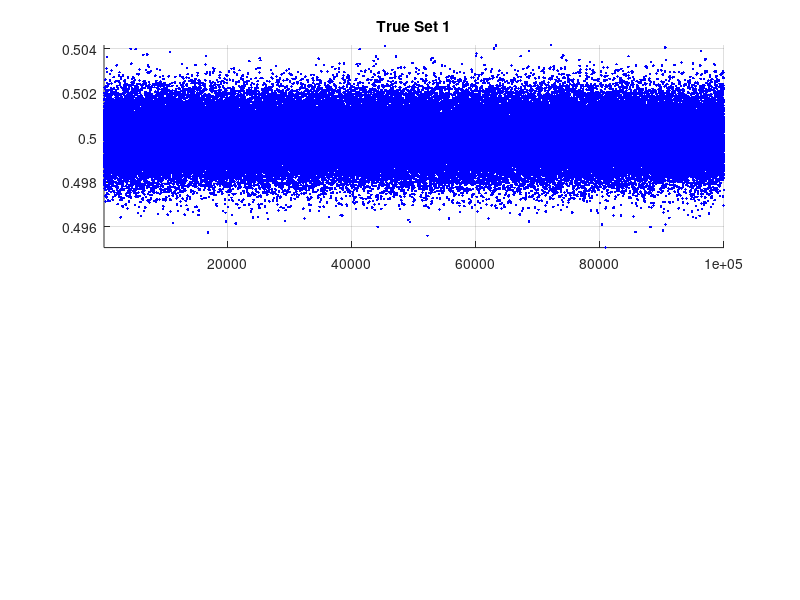

Recreate this plot in MATLAB. (Note: this script raises an error after producing the figure.)
%%
%  ME3023 - mech meas sys 
%  Tristan Hill - March 12, 2018 - November 03, 2020 
%  Probability and Statistics - Quiz 11 - Part 1
%%

clear variables
close all
clc

%% Suppose a ball bearing factory makes M ball bearings 
% generate random data sets
M=100000;  % total bearings made 

ts_num=1;
ts_str=sprintf('true_set%d',ts_num);

dia=0.5; % nominal mean of the bearings
x_bar=dia;
sigma=.001;

true_set=normrnd(dia,sigma,1,M);



% save(ts_str,'true_set') 

% ts_data=load(ts_str,'true_set');
% true_set=ts_data.true_set;

%% show the data for each sample
xmin=min(true_set);
xmax=max(true_set);
dx=0.0005;

figure(1)
subplot(2,1,1);hold on
plot(true_set,'b.')
axis([1,M,xmin,xmax])
grid on

tstr=sprintf('True Set %d',ts_num);

fstr=sprintf('true_set%d',ts_num);

k=1;
fid=fopen(fstr,'w');
for i=1:50
    for j=1:20
        fprintf(fid,'%.4f ',true_set(k));
        k=k+1;
    end
    fprintf(fid,'\n');
end
title(tstr)




%% sample N ball bearings for quality control


for ms_num=1:4
    ms_str=sprintf('measured_set%d',ms_num);

    num_samples=[10 100 1000 10000];

    N=num_samples(ms_num);


    % sample with a for loop and random integers
    for i=1:N

        measured_set(i)=true_set(randi(M,1,1));

    end

    save(ms_str,'measured_set')

    % or use a pre-sampled set from a file
    % ms_data=load(ms_str,'measured_set')
    % measured_set=ms_data.measured_set;

%     subplot(2,1,2)
%     plot(measured_set,'r.')
%     axis([1,N,xmin,xmax])
%     grid on

%     tstr=sprintf('Measured Set %d',ms_num);
%     title(tstr)

%     fo_str=sprintf('topic2_measured_fig%d.png',ms_num);
%     set(gcf, 'Position', get(0, 'Screensize'));
%     print(fo_str,'-dpng')
    %% show as a frequency histogram

    % K=1.87*(N-1)^0.40+1;
    K=N^0.5;
    % bw=(max(measured_set)-min(measured_set))/K;

    figure(ms_num);
    sgstr=sprintf('Frequency Histogram - Number of Samples: %.0f',N)    
    sgtitle(sgstr)
    
    for bw_num=1:5

        bw=[.005 .001 .0005 .0001 .00005]; % bin width
        hh=[10 8  5  3  2
            70 40 25 10 6
            600 400 300 75 40
            6000 4000 2000 500 300]; % histogram plot height

        
        subplot(5,1,bw_num)
        histogram(measured_set,'BinWidth',bw(bw_num))

        % % axis 1 is the time plot
        % ax1 = axes('Parent',f,'Units','normalized','Position',[.2 .6 .6 .3]);
        % grid(ax1,'on')
        % set(ax1,'XLim',[0,10],'YLim',[-.2,.2])



        grid on
        % axis([xmin xmax 0 hh(ms_num,bw_num)])
        ylim([0 hh(ms_num,bw_num)])
        set(gca,'XTick',xmin:dx:xmax)

        lstr=sprintf('measured variable, x (in) - Bin Width: %0.5f',bw(bw_num))
        xlabel(lstr)
        ylabel('number of samples')

        
%         title(tstr,'position',[1 1])
        %title(tstr)    

        set(gcf, 'Position', get(0, 'Screensize'));
        % axis equal
        %print(fo_str,'-dpng')
    end
    fo_str=sprintf('topic2_histogram_fig%d.png',ms_num)
    print(fo_str,'-dpng')
    
    
    
        figure(10);hold on
        plot(measured_set,'bo')
        axis([1,N,xmin,xmax])
        xlabel('Sample Number')
        ylabel('Measured Variable')
        grid on

        fo_str=sprintf('topic2_measured_fig%d.png',ms_num);
        set(gcf, 'Position', get(0, 'Screensize'));
        print(fo_str,'-dpng')
    
    
end
%% show as a probabilty density function
figure(5); hold on

K=1.87*(N-1)^0.40+1;
% K=N^0.5;
bw=(max(measured_set)-min(measured_set))/K;

x=linspace(0,1,10000);
for k=1:length(x)

    p(k)=1/(sigma*(2*pi)^0.5)*exp(-1/2*(x(k)-x_bar)^2/sigma^2);
    
end


plot(x,p)

grid on
axis([0.495 0.505 0 500])
set(gca,'XTick',xmin:dx:xmax)

p_sig0=1/(sigma*(2*pi)^0.5)*exp(-1/2*(x_bar-x_bar)^2/sigma^2);
plot([x_bar x_bar],[0 p_sig0]) 

p_sig1=1/(sigma*(2*pi)^0.5)*exp(-1/2*(x_bar+sigma-x_bar)^2/sigma^2);
plot([x_bar+sigma x_bar+sigma],[0 p_sig1],'-')

p_sig1=1/(sigma*(2*pi)^0.5)*exp(-1/2*(x_bar+2*sigma-x_bar)^2/sigma^2);
plot([x_bar+2*sigma x_bar+2*sigma],[0 p_sig1],'-')









% figure(4);
% histogram(measured_set,'BinLimits',[0,1],'BinWidth',bw)
% 
% plot(measured_set,zeros(1,N),'r.')
% 

